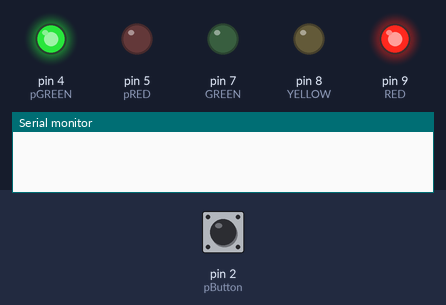
A sketch run on a simulated Arduino Uno, built with avr-gcc and run on an emulated ATmega328P. Shown: output pins drawn as LEDs (lit = HIGH), the last lines printed to the serial monitor. The test bench sets the inputs (shaded band); at power-on: pin 2 (pButton) LOW.

Above: at 1.2 s.
1.3 s: pin 2 (pButton) pulled HIGH for 0.15 s
At 20.6 s:
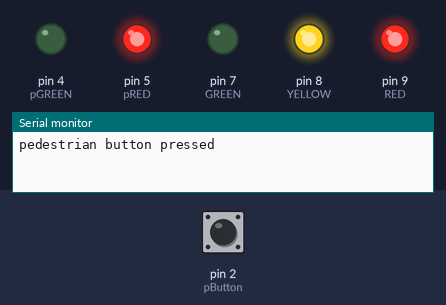
At 25.6 s:
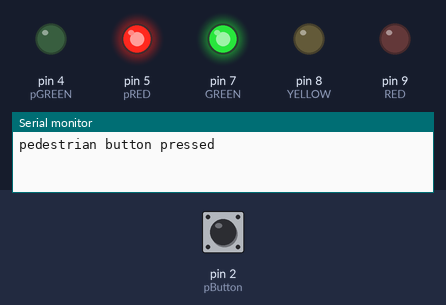
Timing chart, 0 to 26.5 s (numbered marks = the images above; inputs shaded):
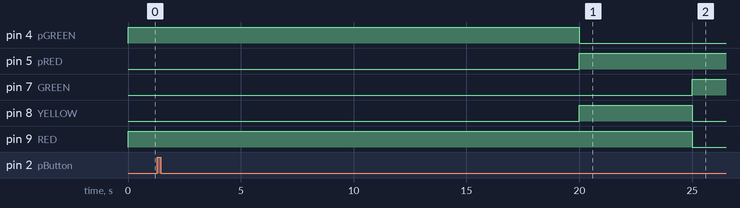

The sketch:

SplitSwitchcode.ino
```cpp
#define redLight 0
#define redYellowLight 1
#define greenLight 2
#define yellowLight 3
#define pRed 4
#define pGreen 5

#define pressed 1
#define reset 0

int RED = 9;
int YELLOW = 8;
int GREEN = 7;
int pRED = 5;
int pGREEN = 4;
int pButton = 2;

int stateTraffic = redLight;
int statePedestrian = pGreen;
int pButtonState = 0;

void setup()
{
  Serial.begin(9600);
  pinMode(RED, OUTPUT);
  pinMode(GREEN, OUTPUT);
  pinMode(YELLOW, OUTPUT);
  pinMode(pRED, OUTPUT);
  pinMode(pGREEN, OUTPUT);
  pinMode(pButton, INPUT);
  attachInterrupt(digitalPinToInterrupt(pButton), pButtonPressed, RISING);
}

void loop()
{
  switch(statePedestrian){
    case pRed:
    digitalWrite(pGREEN, LOW);
    digitalWrite(pRED, HIGH);
    break;

    case pGreen:
    digitalWrite(pGREEN, HIGH);
    digitalWrite(pRED, LOW);
    break;
  }

  switch(stateTraffic){
    case redLight:
    digitalWrite(YELLOW,LOW);
    digitalWrite(RED, HIGH);
    delay(20000);
    stateTraffic = redYellowLight;
    statePedestrian = pRed;
    break;

    case redYellowLight:
    digitalWrite(YELLOW, HIGH);
    delay(5000);
    stateTraffic = greenLight;
    break;

    case greenLight:
    digitalWrite(RED, LOW);
    digitalWrite(YELLOW, LOW);
    digitalWrite(GREEN, HIGH);
    delay(10000);
    for(int i = 0; i < 10; i++){
      if(pButtonState == pressed){
        pButtonState = reset;
        Serial.println("button reset");
        stateTraffic = yellowLight;
        break;
      }
      delay(1000);
    }
    stateTraffic = yellowLight;
    break;

    case yellowLight:
    digitalWrite(YELLOW, HIGH);
    digitalWrite(GREEN, LOW);
    delay(5000);
    stateTraffic = redLight;
    statePedestrian = pGreen;
    break;
  }
}

void pButtonPressed(){
  pButtonState = pressed;
  Serial.println("pedestrian button pressed");
}
```
